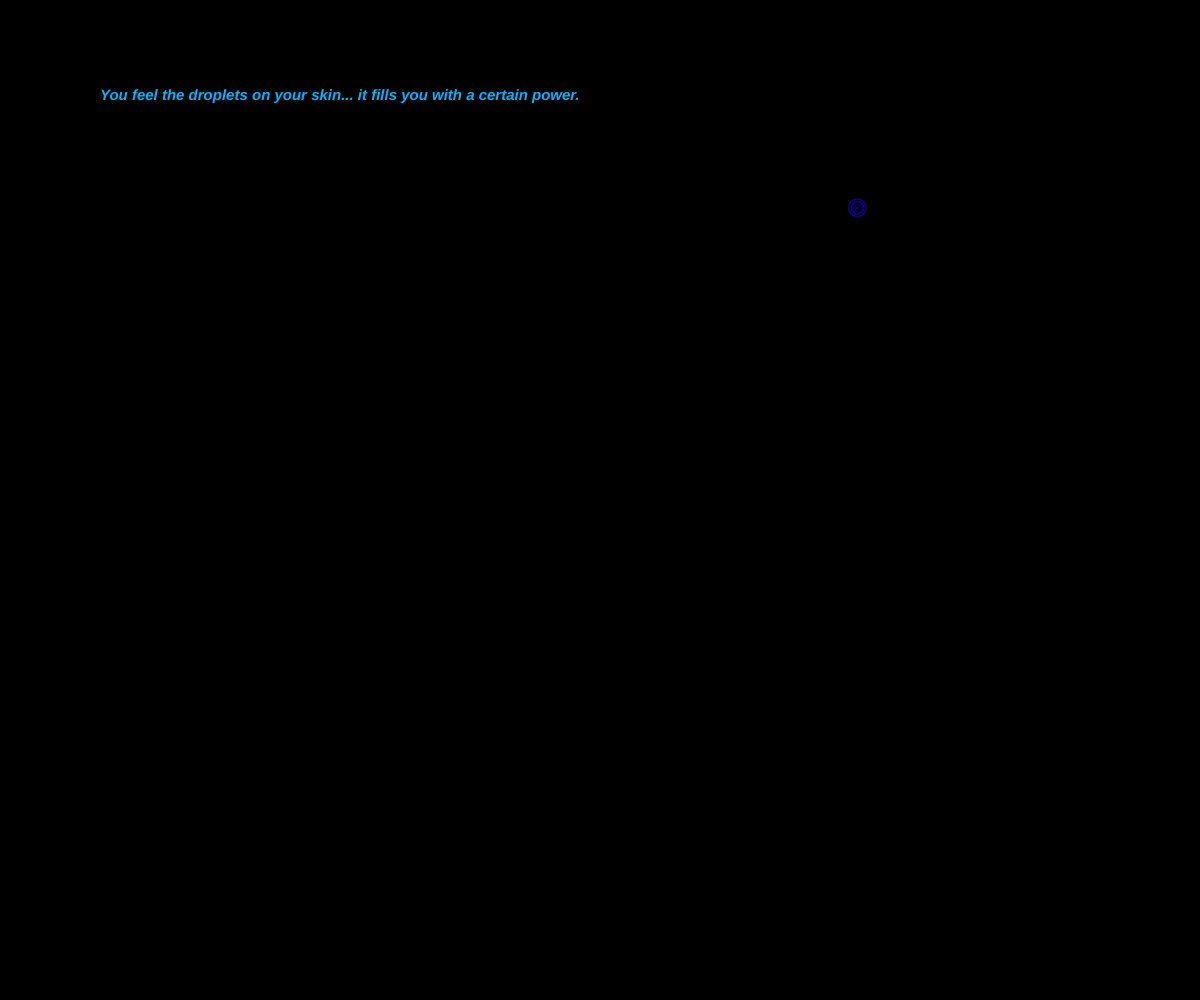
Frame 1 (no input)
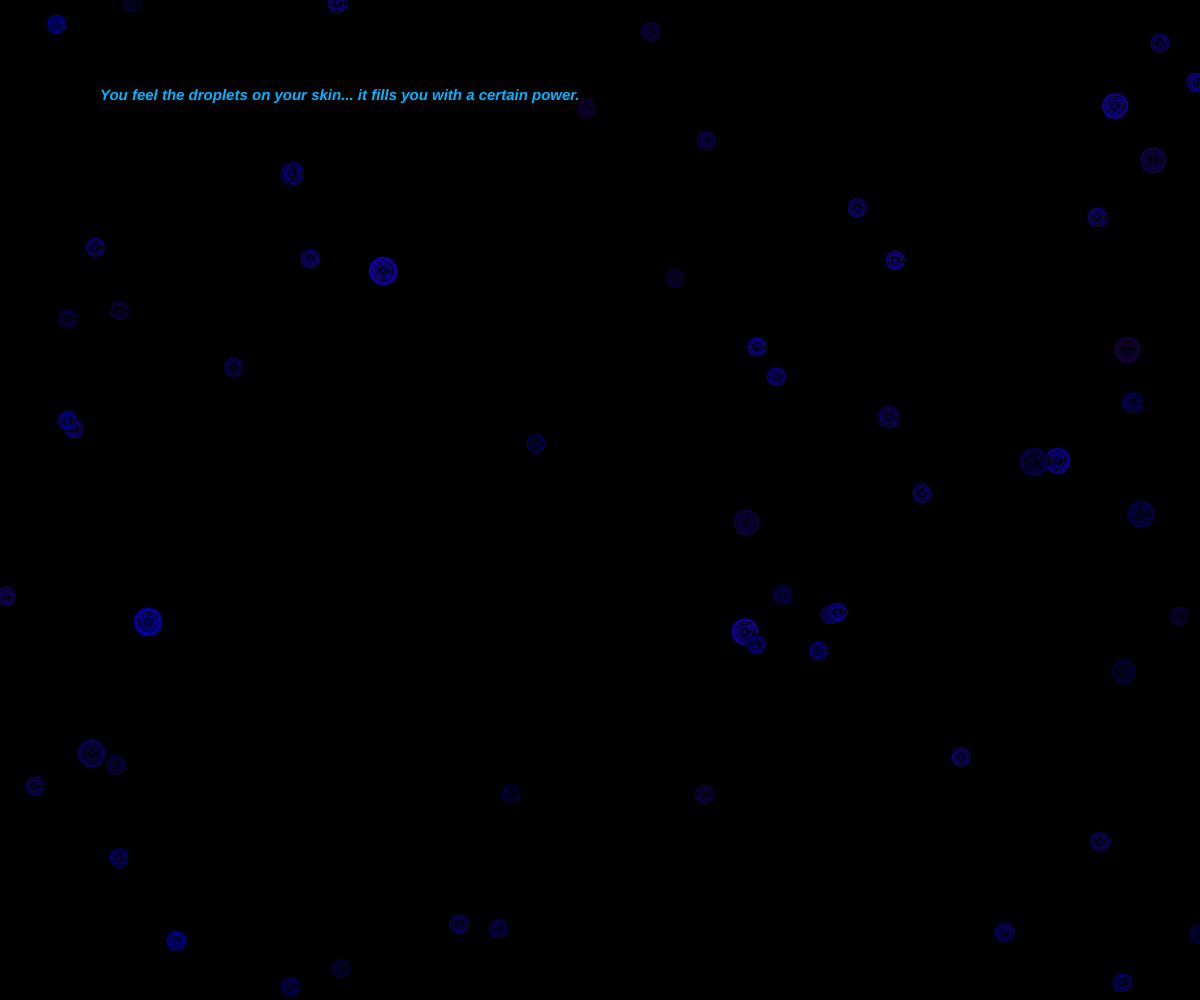
Frame 60 (no input)
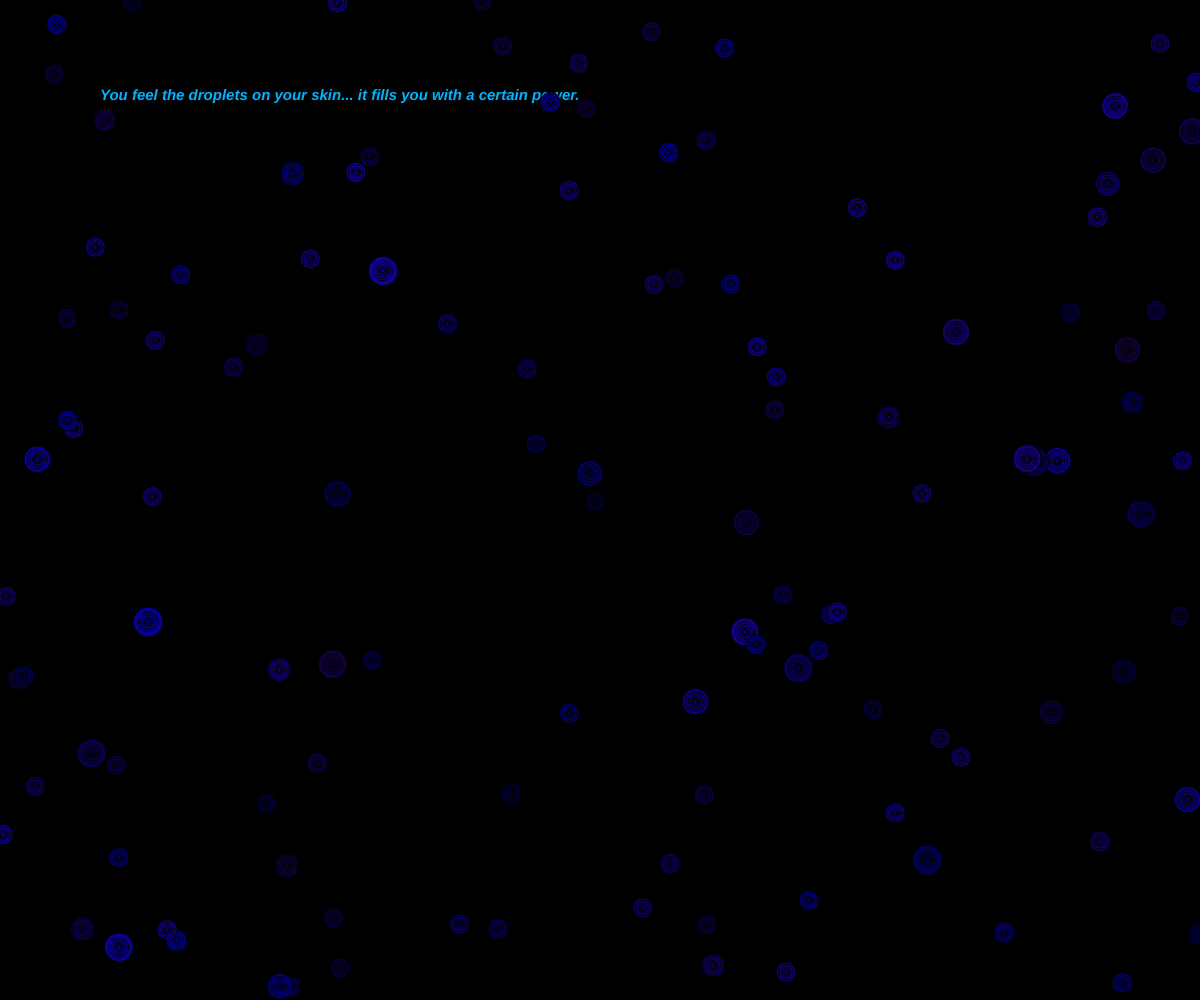
Frame 120 (the mouse pressed at the canvas centre since frame 60)

The p5.js sketch that drew these frames (run headless with seeded random() and noise() and a simulated clock; from frame 60 on, the mouse is pressed at the canvas centre):

// p5.js sketch
// ── sketch.js
function setup() {
  createCanvas(windowWidth, windowHeight);
  background(0); //black background
  textSize(15); 
  textStyle(BOLDITALIC);
  fill(0, 180, 255);
  text("You feel the droplets on your skin... it fills you with a certain power.", 100, 100);
  //the above text appears at size 15, bold/italic, in a shade of blue/green, at the coordinates given
  frameRate(20); //relatively quick fps
}

function draw() {
  let x1 = random(width, 1, 2);
  let y1 = random(height, 1, 2); //randomized height/width between 1 and 2; however, the circles aren't affected by this value the way an ellipse or rectangle might be.
   fill(random(0, 20), random(0, 0), random(50, 150)); //random blue shades
  circle(x1, y1, random(1, 30));
  circle(x1, y1, 20);
  circle(x1, y1, 15);
  circle(x1, y1, 10);
  circle(x1, y1, 7);
  circle(x1, y1, 4);
  //overlapping circles, the "raindrops"
}

function mouseClicked() {  
  background(0); //mouse click resets the raindrops
  textSize(20);
  textStyle(BOLDITALIC);
  fill(0, 150, 255);
  text("It's Raining Somewhere Else...", 100, 100);
  //a new text is displayed after the first click, slightly different in appearance
}
